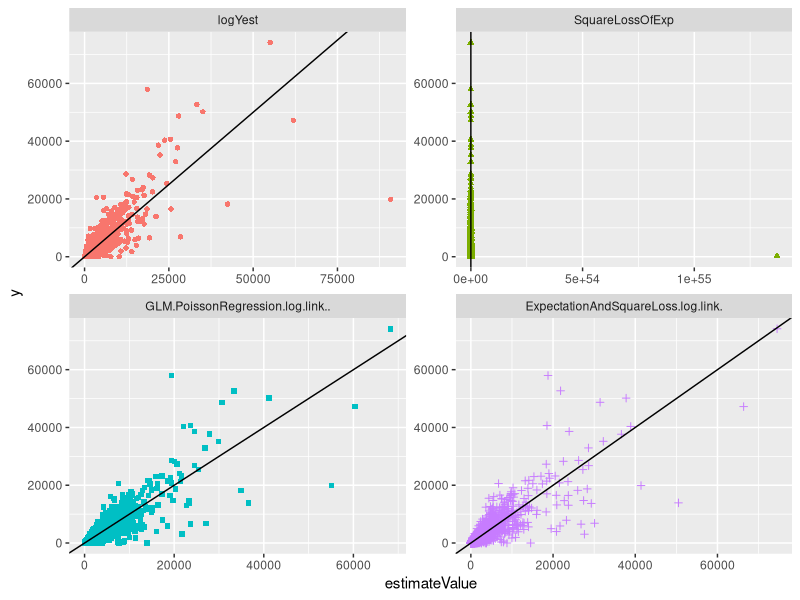
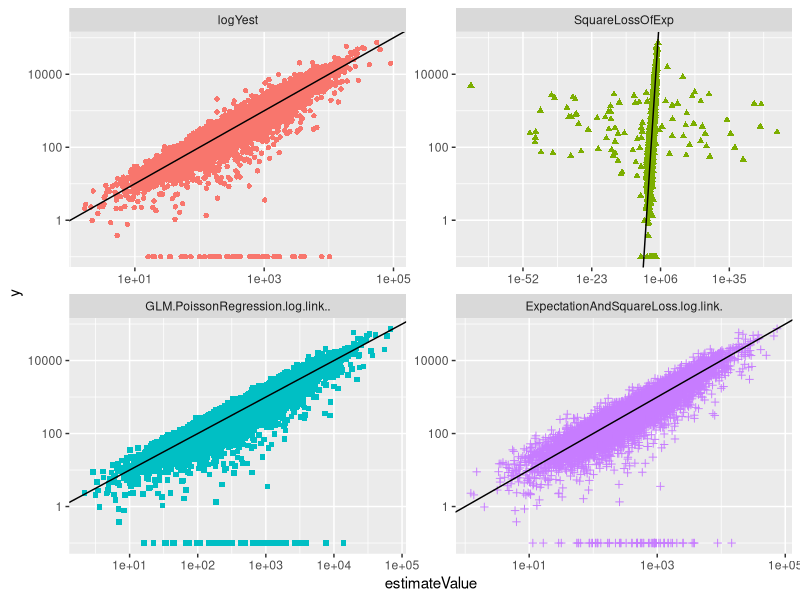

These charts were generated, in order, by the following R code:
## ---- chunk 1
# echo "library(knitr); knit('Poisson.Rmd')" | R --vanilla ; pandoc Poisson.md -o Poisson.html
library(ggplot2)
library(reshape2)
d <- read.table('expFit.tsv',sep='\t',stringsAsFactors=FALSE,header=TRUE)
ests <- c('logYest','SquareLossOfExp',
   'GLM.PoissonRegression.log.link..','ExpectationAndSquareLoss.log.link.')
runSummaries <- c()
for(runNum in unique(d$runNumber)) {                       
   dTrain <- subset(d,TestTrain=='train' & runNumber==runNum)
   dTest <- subset(d,TestTrain!='train' & runNumber==runNum)
   # confirm poisson fit
   model <- glm(y~x1+x2,family=quasipoisson(link='log'),data=dTrain)
   glmError <- sum((dTrain[,'GLM.PoissonRegression.log.link..'] -
      predict(model,type='response'))^2)
   names(glmError) <- 'glmDescrepancy'
   trainBalance <- sapply(ests,function(v) sum(dTrain$y-dTrain[,v]))
   names(trainBalance) <- paste('balance.train.',ests,sep='')
   trainSqError <- sapply(ests,function(v) sum((dTrain$y-dTrain[,v])^2))
   names(trainSqError) <- paste('sqError.train.',ests,sep='')
   testBalance <- sapply(ests,function(v) sum(dTest$y-dTest[,v]))
   names(testBalance) <- paste('balance.test.',ests,sep='')
   testSqError <- sapply(ests,function(v) sum((dTest$y-dTest[,v])^2))
   names(testSqError) <- paste('sqError.test.',ests,sep='')
   row <- c(glmError,trainBalance,trainSqError,testBalance,testSqError)
   runSummariesI <- data.frame(runNum=runNum)
   for(m in names(row)) {
      runSummariesI[1,m] <- row[m]
   }
   runSummaries <- rbind(runSummaries,runSummariesI);
}
for(v in colnames(runSummaries)) {
   print(v)
   print(summary(runSummaries[,v]))
}

nRuns <- dim(runSummaries)[[1]]

print(paste('probability train glm square error < ExpectationAndSquareLoss square error:',
      sum(runSummaries[,"sqError.train.GLM.PoissonRegression.log.link.."]<
          runSummaries[,"sqError.train.ExpectationAndSquareLoss.log.link."])/nRuns))
print(paste('probability test glm square error < ExpectationAndSquareLoss square error:',
      sum(runSummaries[,"sqError.test.GLM.PoissonRegression.log.link.."]<
          runSummaries[,"sqError.test.ExpectationAndSquareLoss.log.link."])/nRuns))

print(paste('probability train glm abs balance < ExpectationAndSquareLoss abs balance:',
      sum(abs(runSummaries[,"balance.train.GLM.PoissonRegression.log.link.." ])<
          abs(runSummaries[,"balance.train.ExpectationAndSquareLoss.log.link."]))/nRuns))
print(paste('probability test glm abs balance < ExpectationAndSquareLoss abs balance:',
      sum(abs(runSummaries[,"balance.test.GLM.PoissonRegression.log.link.." ])<
          abs(runSummaries[,"balance.test.ExpectationAndSquareLoss.log.link."]))/nRuns))



dplot <- melt(subset(d,TestTrain!='train'),
   id.vars=c('runNumber','x1','x2','TestTrain','y'),
   variable.name='estimateMethod',value.name='estimateValue')
ggplot(data=subset(dplot,TestTrain!='train'),
      aes(x=estimateValue,y=y,color=estimateMethod,shape=estimateMethod)) + 
   geom_point() + geom_abline() + facet_wrap(~estimateMethod,scales='free') + guides(colour=FALSE,shape=FALSE)
ggplot(data=subset(dplot,TestTrain!='train'),
      aes(x=estimateValue,y=y,color=estimateMethod,shape=estimateMethod)) + 
   geom_point() + geom_abline() + facet_wrap(~estimateMethod,scales='free') + 
   scale_x_log10() + scale_y_log10() + guides(colour=FALSE,shape=FALSE)

